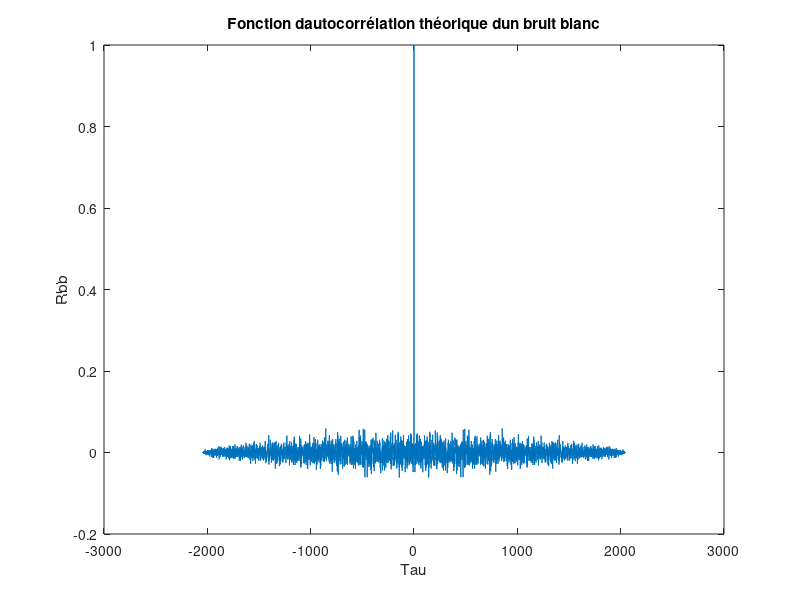
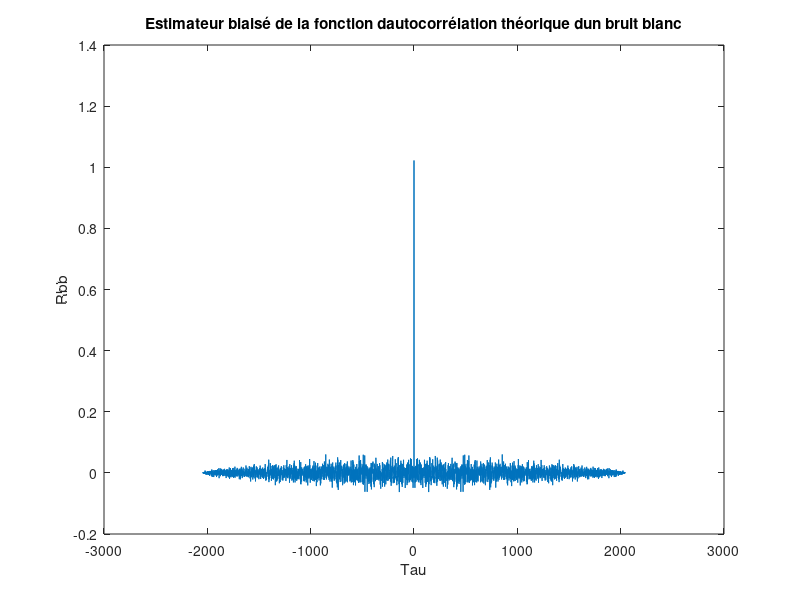
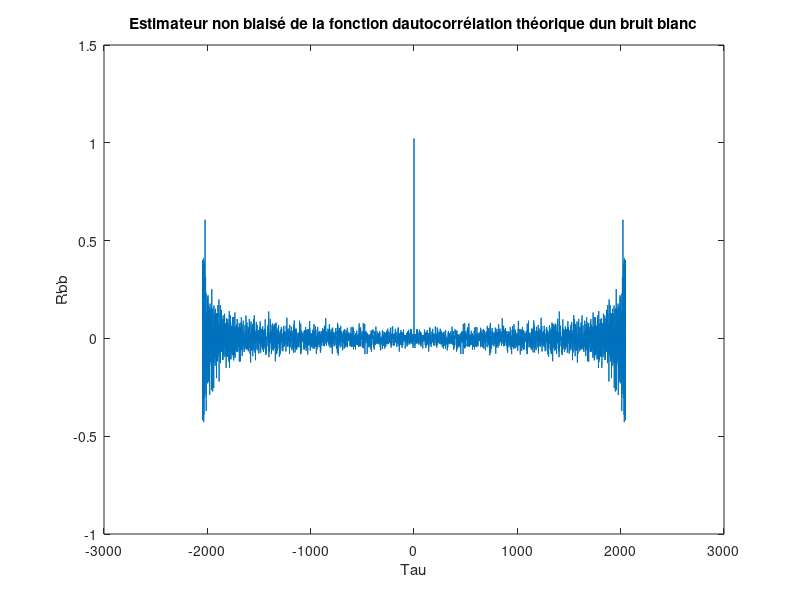

The MATLAB script that drew these images, in order:
clear all ; clc ; close all ;

%% Préliminaire 1

% Génération d'un bruit blanc de moyenne nulle et de variance sigma carré

N = 2048; % Nombre de points

sigma = 1; % Variance

mu = 0; % Moyenne

b = mu + randn(1,N)*sigma; % Génération du signal bruité

% Fonction d'autocorrélation théorique du signal bruité :
% Rbb(tau) = sigma^2 * delta(tau)

[Rbb_theorique, LAGS] = xcorr(b,'coeff'); % Fonction d'autocorrélation théorique du signal bruité

figure(1);
plot(LAGS, Rbb_theorique); % Représentation graphique de la fonction d'autocorrélation
title('Fonction dautocorrélation théorique dun bruit blanc');
xlabel('Tau');
ylabel('Rbb');


[Estimateur_biase, LAGS] = xcorr(b, 'biased'); % Estimateur biaisé de la fonction d'autocorrélation théorique du signal bruité

figure(2);
plot(LAGS, Estimateur_biase); % Représentation graphique de l'estimateur biaisé de la fonction d'autocorrélation
title('Estimateur biaisé de la fonction dautocorrélation théorique dun bruit blanc');
xlabel('Tau');
ylabel('Rbb');


[Estimateur_non_biase, LAGS] = xcorr(b, 'unbiased'); % Estimateur non biaisé de la fonction d'autocorrélation théorique du signal bruité

figure(3);
plot(LAGS, Estimateur_non_biase); % Représentation graphique de l'estimateur non biaisé de la fonction d'autocorrélation
title('Estimateur non biaisé de la fonction dautocorrélation théorique dun bruit blanc');
xlabel('Tau');
ylabel('Rbb');